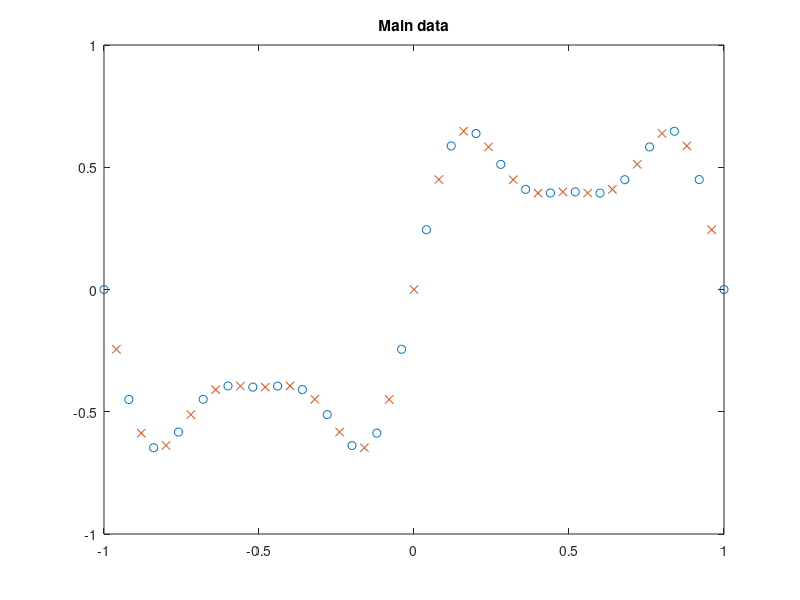

This figure's MATLAB source: (Note: this script raises an error after producing the figure.)
% This is a test code for testing simple curve generation

n_pts = 51;
x = linspace(-1, 1, n_pts)';
y = 0.6 * sin(pi * x) + 0.3 * sin(3 * pi * x) + 0.1 * sin(5 * pi * x);
data = [x y];
data_train = data(1 : 2 : n_pts, :);
data_test = data(2 : 2 : n_pts, :);

figure(1)
plot(data_train(:, 1), data_train(:, 2), 'o', data_test(:, 1), data_test(:, 2), 'x')
title('Main data');

n_mfs = 10;

a_fis = anfis(data_train, n_mfs);
a_err = rmse(a_fis, data_test);

e_fis = exanfis(data_train, n_mfs, 'gbellmf', 10, data_test);
e_err = rmse(e_fis, data_test);

figure(2)
plot(data_test(:, 1), evalfis(data_test(:, 1), a_fis));
title(a_err);

figure(3)
plot(data_test(:, 1), evalfis(data_test(:, 1), e_fis));
title(e_err);